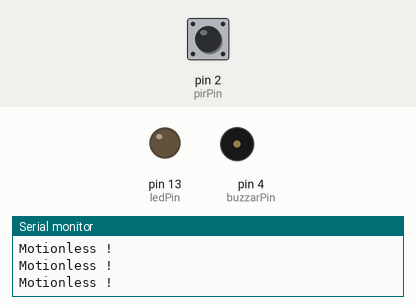
Recording of a sketch running on a simulated Arduino Uno, built with avr-gcc and run on an emulated ATmega328P. Parts: output pins drawn as LEDs (lit = HIGH), buzzer (waves = sounding, pin HIGH), the last lines printed to the serial monitor. Dashed ring = blinking. The test bench sets the inputs (shaded band); at power-on: pin 2 (pirPin) LOW.

Above: at 1.2 s.
1.3 s: pin 2 (pirPin) driven HIGH
At 2.0 s:
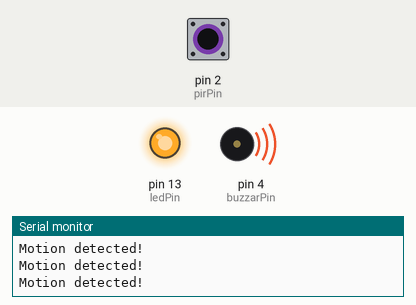
2.8 s: pin 2 (pirPin) driven LOW
At 4.1 s:
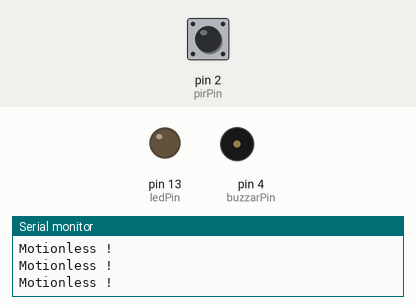
5.8 s: pin 2 (pirPin) pulsed HIGH 2 times (0.12 s each, 0.3 s apart)
At 6.16 s:
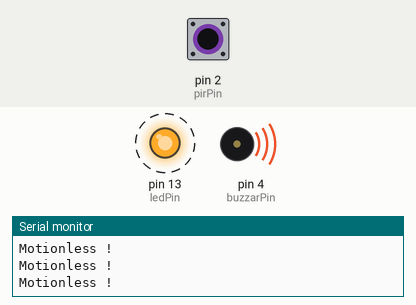
9.4 s: pin 2 (pirPin) pulsed HIGH 5 times (0.12 s each, 0.3 s apart)
At 11.0 s:
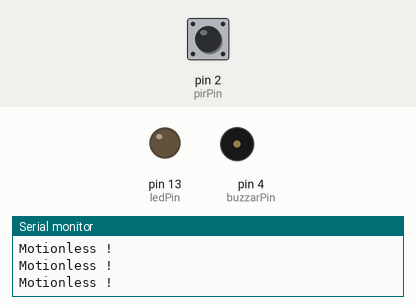
Timing chart, 0 to 12.5 s (numbered marks = the images above; inputs shaded):
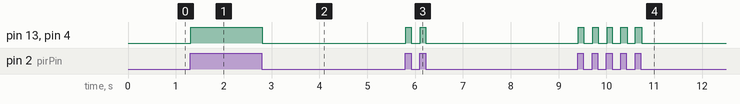

The sketch:

PIR_test.ino.ino
```cpp
int pirPin = 2; // Define PIR sensor pin
int ledPin = 13; // Define LED pin
int buzzarPin=4;

void setup() {
  pinMode(pirPin, INPUT); // Set PIR sensor pin as input
  pinMode(ledPin, OUTPUT); // Set LED pin as output
  pinMode(buzzarPin, OUTPUT);
  Serial.begin(9600); // Start serial communication
}

void loop() {
  int pirState = digitalRead(pirPin); // Read PIR sensor state

  if (pirState == HIGH) { // If motion is detected
    digitalWrite(ledPin, HIGH); // Turn on LED
    digitalWrite(buzzarPin, HIGH);
    Serial.println("Motion detected!"); // Print message to serial monitor
  } else {
    digitalWrite(ledPin, LOW); // Turn off LED
    digitalWrite(buzzarPin, LOW);
    Serial.println("Motionless !");
  }

  delay(10); // Wait for 100ms before reading PIR sensor again
}
```

Measured:
- after the input at 1.3 s, pin 13 (ledPin), pin 4 (buzzarPin): LOW → HIGH at once
- after the input at 2.8 s, pin 13 (ledPin), pin 4 (buzzarPin): HIGH → LOW at once
- after the input at 5.8 s, pin 13 (ledPin), pin 4 (buzzarPin): alternates HIGH for 0.11 s and LOW for 0.19 s, 4 changes in all, then stays LOW, starting at once
- after the input at 9.4 s, pin 13 (ledPin), pin 4 (buzzarPin): alternates HIGH for 0.11 s and LOW for 0.18 s, 10 changes in all, then stays LOW, starting at once
